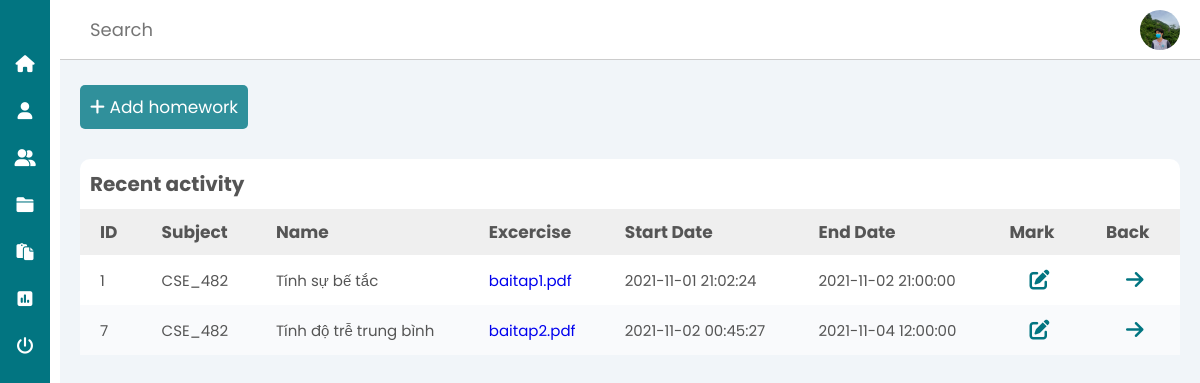
Screenshot of /teacher/homework_id.php?id_subject=CSE_482 (signed in) with the database file from the repository.
### tables this page shows
CREATE TABLE `tb_homework` (
  `id_homework` int(11) NOT NULL,
  `id_subject` char(10) DEFAULT NULL,
  `name_homework` varchar(100) DEFAULT NULL,
  `excercise` char(100) DEFAULT NULL,
  `start_date` datetime DEFAULT current_timestamp(),
  `end_date` datetime DEFAULT NULL,
  `home_level` tinyint(4) NOT NULL DEFAULT 0
);

### teacher/homework_id.php (the view, shortened to what this page needs)
<?php
    include('header.php');
    if(isset($_GET['id_subject'])){
        $id_sub = $_GET['id_subject'];
    }
?>
    <main>
        <a href="add_homework.php?id_subject=<?php echo $id_sub;?>" class="btn btn-add">
            <i class="fas fa-plus"></i> Add homework
        </a>
        <section class="recent">
            <div class="activity-grid">
                <div class="activity-card">
                    <h3>Recent activity</h3>
                    <div class="table-responsive">
                        <table>
                            <thead>
                                <tr>
                                    <th>ID</th>
                                    <th>Subject</th>
                                    <th>Name</th>
                                    <th>Excercise</th>
                                    <th>Start Date</th>
                                    <th>End Date</th>
                                    <th>Mark</th>
                                    <th>Back</th>
                                </tr>
                            </thead>
                            <tbody><tbody>
                                <?php
                                    $sql = "SELECT * FROM tb_homework, tb_register, tb_student
                                            WHERE tb_homework.id_subject = '$id_sub' AND home_level = 0 AND tb_homework.id_subject = tb_register.id_subject
                                            AND tb_register.id_student = tb_student.id_student
                                            GROUP BY tb_homework.id_homework";
                                    $res = mysqli_query($conn, $sql);
                                    if($res == TRUE)
                                    {
                                        $count = mysqli_num_rows($res);
                                        if($count>0)
                                        {
                                            while($row = mysqli_fetch_assoc($res))
                                            {
                                                $id_home = $row['id_homework'];
                                                $name = $row['name_homework'];
                                                $excer= $row['excercise'];
                                                $sdate = $row['start_date'];
                                                $edate = $row['end_date'];
                                ?>
                                                <tr>
                                                    <td><?php echo $id_home; ?></td>
                                                    <td><?php echo $id_sub; ?></td>
                                                    <td><?php echo $name ?></td>
                                                    <td>
                                                        <a href="dowload_excercise.php?file=<?php echo $row['excercise'] ?>">
                                                            <?php echo $excer;?>
                                                        </a>
                                                    </td>
                                                    <td><?php echo $sdate; ?></td>
                                                    <td><?php echo $edate; ?></td>
                                                    <td>
                                                        <a href="mark.php?id_sub=<?php echo $id_sub;?>&&id_home=<?php echo $id_home;?>" class="update-icon">
                                                            <i class="fas fa-edit"></i>
                                                        </a>
                                                    </td>
                                                    <td>
                                                        <a href="contact.php" class="delete-icon">
                                                            <i class="fas fa-arrow-right"></i>
                                                        </a>
                                                    </td>
                                                </tr>
                                <?php
                                            }
                                        }
                                        else
                                        {
                                        }
                                    }
                                ?>
                            </tbody>
                        </table>
                    </div>
                </div>
            </div>
        </section>
    </div>
<?php
include('footer.php');
?>

### teacher/css/teacher.css (style rules this page uses)
* { font-family: 'Poppins', sans-serif; margin: 0; padding: 0; box-sizing: border-box; outline: none; border:none; text-decoration: none; transition: all .3s linear; transition: width none; list-style: none; }
.btn { display: inline-block; padding: 0.9rem 1rem; border-radius: 0.5rem; color: #fff; background-color: var(--btn-add); font-size: 1.7rem; cursor: pointer; }
.btn-add { margin-top: 1.5rem; }
.update-icon, .delete-icon { font-size: 2rem; margin-left: 1rem; color: var(--main-color); padding: 0 1rem; }
main { margin-top: 6rem; background: #f1f5f9; min-height: 90vh; padding: 1rem 2rem; }
.recent { margin-top: 3rem; margin-bottom: 3rem; }
.recent .activity-grid { display: grid; grid-template-columns: 100%; grid-column-gap: 1rem; }
.recent .activity-card { background: #fff; border-radius: 1rem; }
.recent .activity-grid .activity-card h3 { color: var(--text); margin: 1rem; font-size: 2rem; }
.recent .activity-grid .activity-card table { width: 100%; border-collapse: collapse; }
.recent .activity-grid .activity-card table thead { background: #efefef; text-align: left; }
th, td { font-size: 1.7rem; padding: 1rem 2rem; color: var(--text); }
td { font-size: 1.5rem; }
tbody tr:nth-child(even) { background: #f9fafc; }

### rows the page displays
tb_homework: id_homework "1", name_homework "Tính sự bế tắc", excercise "baitap1.pdf", start_date "2021-11-01 21:02:24", end_date "2021-11-02 21:00:00"
tb_homework: id_homework "7", name_homework "Tính độ trễ trung bình", excercise "baitap2.pdf", start_date "2021-11-02 00:45:27", end_date "2021-11-04 12:00:00"
